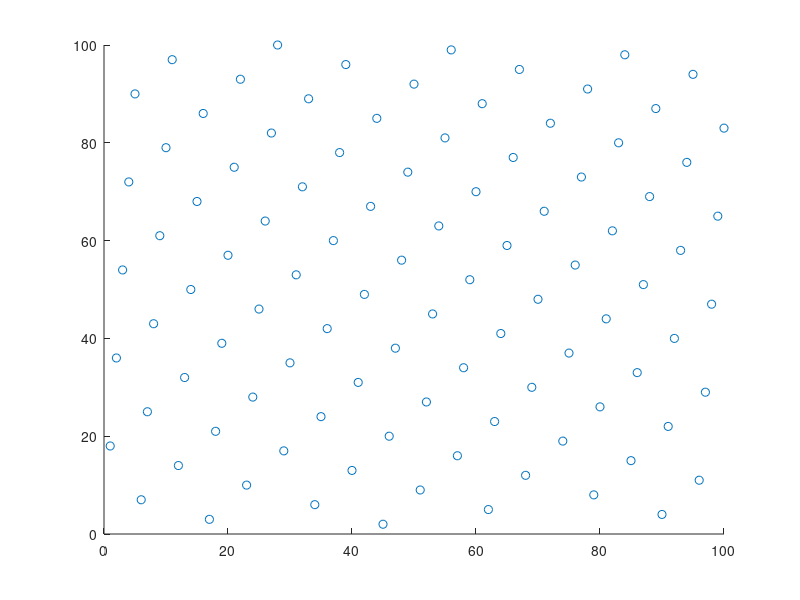
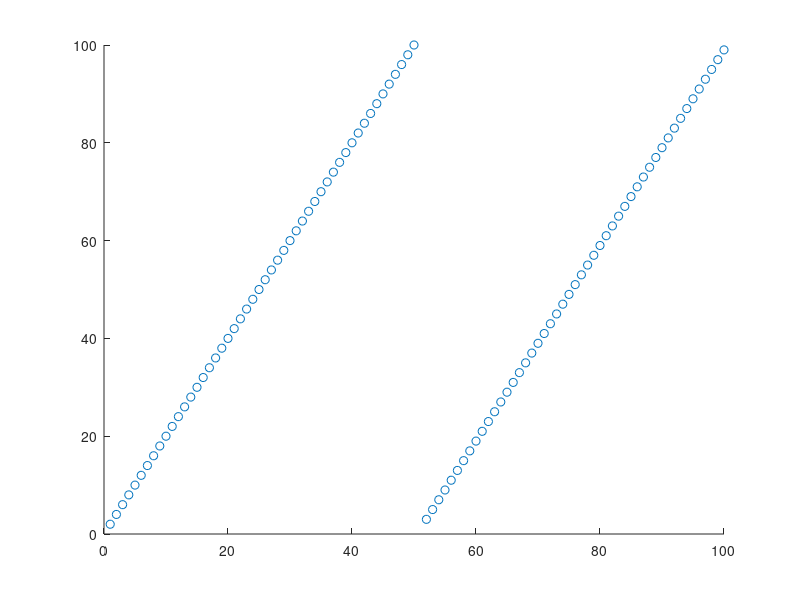
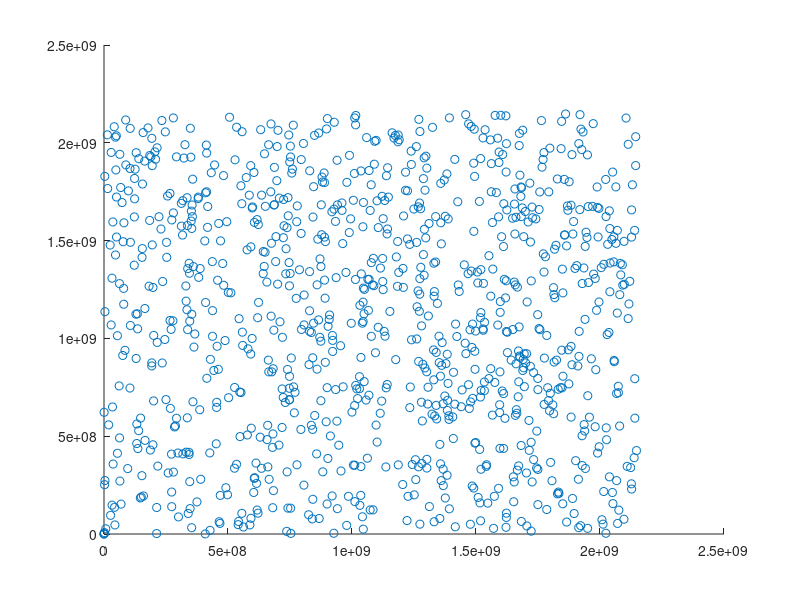
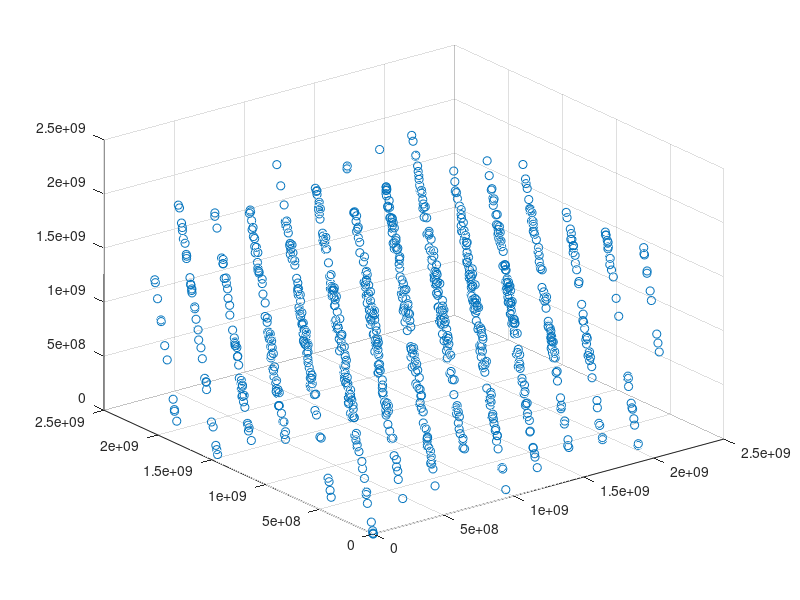

MATLAB code to generate these figures, in order:
%

clear all;
close all;
clc;

profile on;

%% Consider the two LCGs: LCG1: a = 18, m = 101; LCG2: a = 2, m = 101
% a. Check whether they are full period
% b. Plot all pairs (Ui, Ui+1) in a unit square and comment the results

% LCG 1
x0 = 1;
a = 18;
m = 101;

sequence = zeros(m - 1, 1); % note: 0 is a standpoint for a multiplicative LCG,
% it will never be reached. Because of this the period is at most m-1

sequence(1) = x0;
for i = 2:m-1
    sequence(i) = mod(a*sequence(i-1), m);
end

if (size(sequence) == size(unique(sequence)))
    if (sequence == sequence(unique(sequence)))
        disp('LCG1 full period!')
    end
end

figure, scatter(sequence(1:m-2), sequence(2:m-1))


% LCG 2
x0 = 1;
a = 2;
m = 101;

sequence = zeros(m - 1, 1); % note: 0 is a standpoint for a multiplicative LCG,
% it will never be reached. Because of this the period is at most m-1

sequence(1) = x0;
for i = 2:m-1
    sequence(i) = mod(a*sequence(i-1), m);
end

if (size(sequence) == size(unique(sequence)))
    if (sequence == sequence(unique(sequence)))
        disp('LCG2 full period!')
    end
end

figure, scatter(sequence(1:m-2), sequence(2:m-1))


%% Consider the LCG with a = 65539, m = 2^31
% a. Plot all pairs (Ui, Ui+1) in a unit square and comment the results
% b. Plot all triples (Ui, Ui+1, Ui+2) in a unit cube and comment the results

% LCG 3
x0 = 1;
a = 65539;
m = 2^31;

limit = floor(1000);
sequence = zeros(limit - 1, 1); % note: 0 is a standpoint for a multiplicative LCG,
% it will never be reached. Because of this the period is at most m-1

sequence(1) = x0;
for i = 2:limit-1
    sequence(i) = mod(a*sequence(i-1), m);
end

% if (size(sequence) == size(unique(sequence)))
%     if (sequence == sequence(unique(sequence)))
%         disp('LCG2 full period!')
%     end
% end

figure, scatter(sequence(1:limit-2), sequence(2:limit-1))
figure, scatter3(sequence(1:limit-3), sequence(2:limit-2), sequence(3:limit - 1))